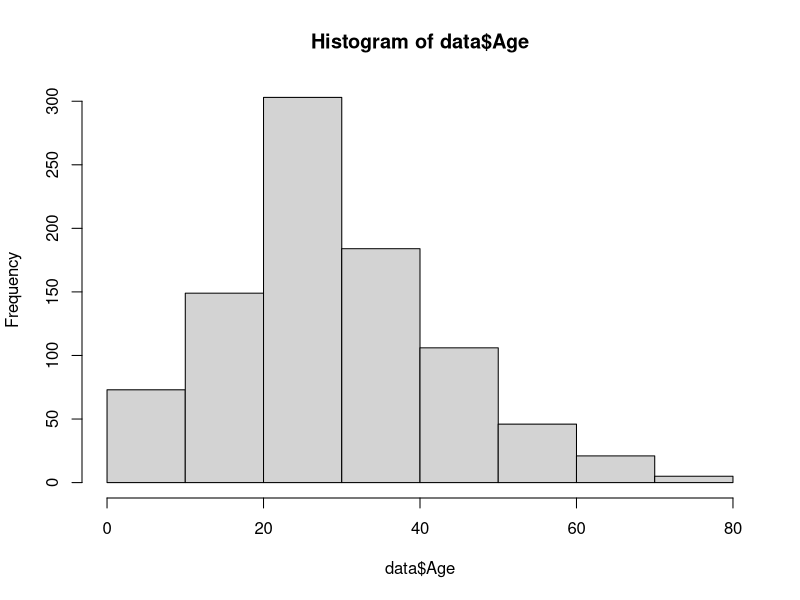

This figure's R source:



setwd("C:\\Users\\tecim\\OneDrive\\Desktop\\proj\\rr\\week4")
data <- read.csv("titanic.csv")


hist(data$Age)
lines(y=0, x=29, lwd=2, col="Black")